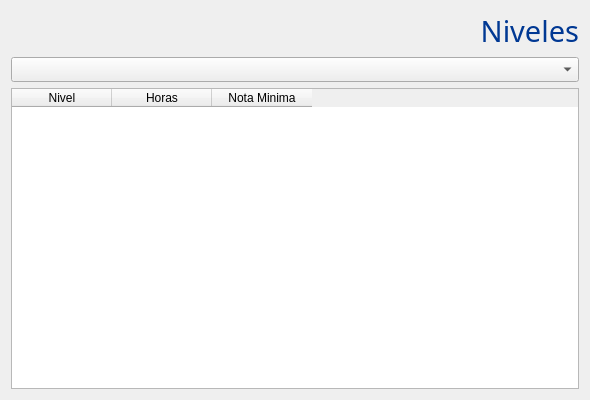
<?xml version="1.0" encoding="UTF-8"?>
<ui version="4.0">
 <class>niveles</class>
 <widget class="QWidget" name="niveles">
  <property name="geometry">
   <rect>
    <x>0</x>
    <y>0</y>
    <width>590</width>
    <height>400</height>
   </rect>
  </property>
  <property name="maximumSize">
   <size>
    <width>590</width>
    <height>400</height>
   </size>
  </property>
  <property name="windowTitle">
   <string>Form</string>
  </property>
  <layout class="QVBoxLayout" name="verticalLayout">
   <item>
    <widget class="QLabel" name="label">
     <property name="font">
      <font>
       <family>Gill Sans MT</family>
       <pointsize>22</pointsize>
       <weight>50</weight>
       <italic>false</italic>
       <bold>false</bold>
      </font>
     </property>
     <property name="styleSheet">
      <string notr="true">font: 22pt &quot;Gill Sans MT&quot;;
color: rgb(00,56,147);</string>
     </property>
     <property name="text">
      <string>Niveles</string>
     </property>
     <property name="alignment">
      <set>Qt::AlignRight|Qt::AlignTrailing|Qt::AlignVCenter</set>
     </property>
    </widget>
   </item>
   <item>
    <widget class="QComboBox" name="metodo">
     <property name="minimumSize">
      <size>
       <width>0</width>
       <height>25</height>
      </size>
     </property>
     <property name="font">
      <font>
       <family>Segoe UI</family>
       <pointsize>10</pointsize>
      </font>
     </property>
    </widget>
   </item>
   <item>
    <widget class="QTableWidget" name="tabla">
     <property name="font">
      <font>
       <family>Segoe UI</family>
       <pointsize>9</pointsize>
      </font>
     </property>
     <column>
      <property name="text">
       <string>Nivel</string>
      </property>
     </column>
     <column>
      <property name="text">
       <string>Horas</string>
      </property>
     </column>
     <column>
      <property name="text">
       <string>Nota Minima</string>
      </property>
     </column>
    </widget>
   </item>
  </layout>
 </widget>
 <resources/>
 <connections/>
</ui>
